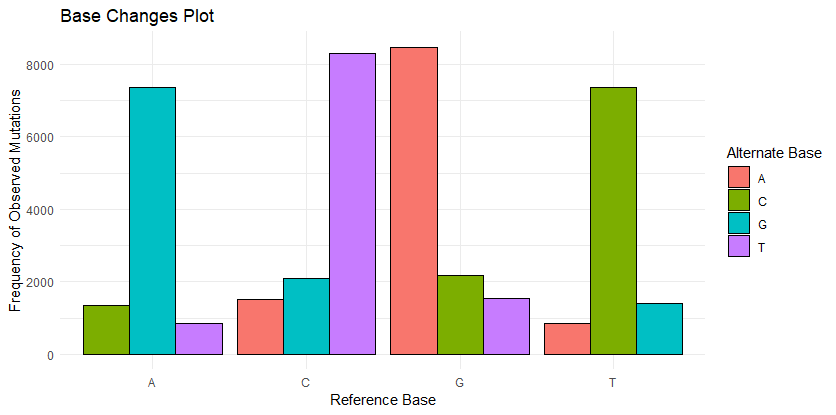

Here is the R script that generated this plot:
library(ggplot2)

# Read TSV file )
data <- read.table("C:/Users/roshn/Downloads/shiva1_output.tsv", header = TRUE, sep = "\t")


data <- data[sapply(data$REF, function(x) length(strsplit(x, "")[[1]]) == 1) &
               sapply(data$ALT, function(x) length(strsplit(x, "")[[1]]) == 1), ]

# Create a grouped bar plot
ggplot(data, aes(x = REF, fill = ALT)) +
  geom_bar(position = "dodge", color = "black") +
  labs(title = "Base Changes Plot",
       x = "Reference Base",
       y = "Frequency of Observed Mutations",
       fill = "Alternate Base") +
  theme_minimal()
